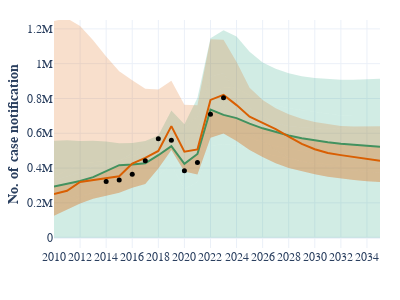

The code cell stored with this chart in its notebook:
### Code cell
from tb_incubator.plotting import overlay_plots
from plotly.subplots import make_subplots
import plotly.graph_objects as go

epi_plots = {}
indicators = ['notification', 'adults_prevalence_pulmonary', 'incidence', 'mortality']

for file in file_suffixes:
    epi_plots[file] = {}  
    for indicator in indicators:
        epi_plots[file][indicator] = plot_output_ranges(
            quantile_outputs[file], targets, 
            [f'{indicator}'], 1, 2010, 2035, 2013, show_legend=False, show_title=False, show_target_data=False
        )
        
notif_none = epi_plots[f'no_extensions_{file_id}']['notification']
notif_none_xpert = epi_plots[f'no_cdr_{file_id}']['notification']
notif_notif = epi_plots[f'cdr_notif_noxpert_{file_id}']['notification']
notif_notif_xpert = epi_plots[f'cdr_notif_{file_id}']['notification']
notif_detect = epi_plots[f'cdr_detect_noxpert_{file_id}']['notification']
notif_detect_xpert = epi_plots[f'cdr_detect_{file_id}']['notification']

fig1 = overlay_plots([notif_none, notif_none_xpert], colors=None, title=None, yaxis_title=None, update_layout=False, show_legend=True, 
              plot_names=["Without Xpert improvement", "With Xpert improvement"],
              legend_position="bottom-right")

fig2 = overlay_plots([notif_notif, notif_notif_xpert], colors=None, title=None, yaxis_title=None, update_layout=False, show_legend=False, 
              plot_names=["Without Xpert improvement", "With Xpert improvement"],
              legend_position="bottom-right")

fig3 = overlay_plots([notif_detect, notif_detect_xpert], colors=None, title=None, yaxis_title=None, update_layout=False, show_legend=False, 
              plot_names=["Without Xpert improvement", "With Xpert improvement"],
              legend_position="bottom-right")

fig1.add_trace(
    go.Scatter(
        x=targets['notif2000'].index,
        y=targets['notif2000'].values,
        mode="markers",
        marker=dict(size=5, color='black'),
        name="Case notifications (WHO)",
        legendgroup="Target",
    )
)
fig2.add_trace(
    go.Scatter(
        x=targets['notif2000'].index,
        y=targets['notif2000'].values,
        mode="markers",
        marker=dict(size=5, color='black'),
        name="Case notifications (WHO)",
        legendgroup="Target",
    )
)
fig3.add_trace(
    go.Scatter(
        x=targets['notif2000'].index,
        y=targets['notif2000'].values,
        mode="markers",
        marker=dict(size=5, color='black'),
        name="Case notifications (WHO)",
        legendgroup="Target",
    )
)


#fig.write_image(image_path / f'xpert_compare.png', width=600, height=400,scale=3)

### Figure 1 — Plotly figure (JSON) as saved in the notebook; plotly's stock layout.template omitted (floating-point values rounded to 4 significant figures)
{"data": [{"fill": "tonexty", "fillcolor": "rgba(27,158,119,0.2)", "line": {"color": "rgb(27,158,119)", "width": 0}, "marker": {"color": "rgb(27,158,119)"}, "mode": "lines", "name": "0.025", "showlegend": false, "type": "scatter", "x": [2010, 2011, 2012, 2013, 2014, 2015, 2016, 2017, 2018, 2019, 2020, 2021, 2022, 2023, 2024, 2025, 2026, 2027, 2028, 2029, 2030, 2031, 2032, 2033, 2034, 2035], "xaxis": "x", "y": [153500.0, 192000.0, 227500.0, 261400.0, 285900.0, 298900.0, 307100.0, 312400.0, 360500.0, 418100.0, 279000.0, 320100.0, 526800.0, 538000.0, 529500.0, 505900.0, 486700.0, 469600.0, 454000.0, 441300.0, 429500.0, 420600.0, 413900.0, 408800.0, 405000.0, 402200.0], "yaxis": "y"}, {"fill": "tonexty", "fillcolor": "rgba(27,158,119,0.2)", "line": {"color": "rgb(27,158,119)", "width": 0}, "marker": {"color": "rgb(27,158,119)"}, "mode": "lines", "name": "0.25", "showlegend": false, "type": "scatter", "x": [2010, 2011, 2012, 2013, 2014, 2015, 2016, 2017, 2018, 2019, 2020, 2021, 2022, 2023, 2024, 2025, 2026, 2027, 2028, 2029, 2030, 2031, 2032, 2033, 2034, 2035], "xaxis": "x", "y": [237300.0, 267500.0, 304600.0, 330400.0, 351100.0, 371900.0, 394700.0, 411300.0, 453000.0, 497500.0, 355400.0, 397800.0, 611200.0, 609600.0, 601900.0, 577600.0, 545500.0, 525700.0, 510800.0, 498400.0, 488100.0, 479500.0, 472500.0, 466800.0, 462200.0, 458700.0], "yaxis": "y"}, {"fill": "tonexty", "fillcolor": "rgba(27,158,119,0.2)", "line": {"color": "rgb(27,158,119)", "width": 0}, "marker": {"color": "rgb(27,158,119)"}, "mode": "lines", "name": "0.5", "showlegend": false, "type": "scatter", "x": [2010, 2011, 2012, 2013, 2014, 2015, 2016, 2017, 2018, 2019, 2020, 2021, 2022, 2023, 2024, 2025, 2026, 2027, 2028, 2029, 2030, 2031, 2032, 2033, 2034, 2035], "xaxis": "x", "y": [293200.0, 310400.0, 325500.0, 347900.0, 380500.0, 416700.0, 419700.0, 427100.0, 473800.0, 526100.0, 424600.0, 481100.0, 735600.0, 705600.0, 687100.0, 655200.0, 628400.0, 606000.0, 587200.0, 571600.0, 558600.0, 547900.0, 539200.0, 532200.0, 526600.0, 522400.0], "yaxis": "y"}, {"fill": "tonexty", "fillcolor": "rgba(27,158,119,0.2)", "line": {"color": "rgb(27,158,119)", "width": 0}, "marker": {"color": "rgb(27,158,119)"}, "mode": "lines", "name": "0.75", "showlegend": false, "type": "scatter", "x": [2010, 2011, 2012, 2013, 2014, 2015, 2016, 2017, 2018, 2019, 2020, 2021, 2022, 2023, 2024, 2025, 2026, 2027, 2028, 2029, 2030, 2031, 2032, 2033, 2034, 2035], "xaxis": "x", "y": [345100.0, 390800.0, 426300.0, 435500.0, 440600.0, 443900.0, 465500.0, 491200.0, 535900.0, 623200.0, 543600.0, 621200.0, 803200.0, 863900.0, 859700.0, 817800.0, 785300.0, 760200.0, 743600.0, 732800.0, 720500.0, 709400.0, 702600.0, 699300.0, 697700.0, 698800.0], "yaxis": "y"}, {"fill": "tonexty", "fillcolor": "rgba(27,158,119,0.2)", "line": {"color": "rgb(27,158,119)", "width": 0}, "marker": {"color": "rgb(27,158,119)"}, "mode": "lines", "name": "0.975", "showlegend": false, "type": "scatter", "x": [2010, 2011, 2012, 2013, 2014, 2015, 2016, 2017, 2018, 2019, 2020, 2021, 2022, 2023, 2024, 2025, 2026, 2027, 2028, 2029, 2030, 2031, 2032, 2033, 2034, 2035], "xaxis": "x", "y": [556600.0, 559800.0, 555800.0, 557300.0, 552200.0, 543200.0, 544100.0, 555400.0, 587500.0, 730500.0, 651400.0, 802600.0, 1146000.0, 1192000.0, 1156000.0, 1068000.0, 1007000.0, 970700.0, 945300.0, 928100.0, 917200.0, 910800.0, 908100.0, 908100.0, 910300.0, 914000.0], "yaxis": "y"}, {"fillcolor": "rgba(27,158,119,0.2)", "line": {"color": "rgb(27,158,119)", "width": 2}, "marker": {"color": "rgb(27,158,119)"}, "mode": "lines", "name": "Without Xpert improvement", "showlegend": true, "type": "scatter", "x": [2010, 2011, 2012, 2013, 2014, 2015, 2016, 2017, 2018, 2019, 2020, 2021, 2022, 2023, 2024, 2025, 2026, 2027, 2028, 2029, 2030, 2031, 2032, 2033, 2034, 2035], "xaxis": "x", "y": [293200.0, 310400.0, 325500.0, 347900.0, 380500.0, 416700.0, 419700.0, 427100.0, 473800.0, 526100.0, 424600.0, 481100.0, 735600.0, 705600.0, 687100.0, 655200.0, 628400.0, 606000.0, 587200.0, 571600.0, 558600.0, 547900.0, 539200.0, 532200.0, 526600.0, 522400.0], "yaxis": "y"}, {"fill": "tonexty", "fillcolor": "rgba(217,95,2,0.2)", "line": {"color": "rgb(217,95,2)", "width": 0}, "marker": {"color": "rgb(217,95,2)"}, "mode": "lines", "name": "0.025", "showlegend": false, "type": "scatter", "x": [2010, 2011, 2012, 2013, 2014, 2015, 2016, 2017, 2018, 2019, 2020, 2021, 2022, 2023, 2024, 2025, 2026, 2027, 2028, 2029, 2030, 2031, 2032, 2033, 2034, 2035], "xaxis": "x", "y": [125200.0, 161300.0, 196600.0, 224300.0, 242300.0, 257900.0, 286900.0, 309000.0, 398100.0, 504200.0, 379800.0, 363300.0, 573800.0, 598000.0, 555500.0, 504400.0, 462900.0, 428000.0, 400900.0, 381000.0, 364300.0, 349700.0, 338800.0, 330700.0, 324500.0, 319800.0], "yaxis": "y"}, {"fill": "tonexty", "fillcolor": "rgba(217,95,2,0.2)", "line": {"color": "rgb(217,95,2)", "width": 0}, "marker": {"color": "rgb(217,95,2)"}, "mode": "lines", "name": "0.25", "showlegend": false, "type": "scatter", "x": [2010, 2011, 2012, 2013, 2014, 2015, 2016, 2017, 2018, 2019, 2020, 2021, 2022, 2023, 2024, 2025, 2026, 2027, 2028, 2029, 2030, 2031, 2032, 2033, 2034, 2035], "xaxis": "x", "y": [181800.0, 228000.0, 244200.0, 257200.0, 270000.0, 278800.0, 360300.0, 419500.0, 485300.0, 591800.0, 408400.0, 444400.0, 685100.0, 763000.0, 680700.0, 606500.0, 556300.0, 502200.0, 462700.0, 437900.0, 420700.0, 403900.0, 393400.0, 385200.0, 378800.0, 373700.0], "yaxis": "y"}, {"fill": "tonexty", "fillcolor": "rgba(217,95,2,0.2)", "line": {"color": "rgb(217,95,2)", "width": 0}, "marker": {"color": "rgb(217,95,2)"}, "mode": "lines", "name": "0.5", "showlegend": false, "type": "scatter", "x": [2010, 2011, 2012, 2013, 2014, 2015, 2016, 2017, 2018, 2019, 2020, 2021, 2022, 2023, 2024, 2025, 2026, 2027, 2028, 2029, 2030, 2031, 2032, 2033, 2034, 2035], "xaxis": "x", "y": [251200.0, 269000.0, 319900.0, 331300.0, 342000.0, 352500.0, 426000.0, 458000.0, 498500.0, 641200.0, 494100.0, 507100.0, 791800.0, 820400.0, 762000.0, 695600.0, 660000.0, 623600.0, 580400.0, 538500.0, 508300.0, 486300.0, 474300.0, 465100.0, 452700.0, 442600.0], "yaxis": "y"}, {"fill": "tonexty", "fillcolor": "rgba(217,95,2,0.2)", "line": {"color": "rgb(217,95,2)", "width": 0}, "marker": {"color": "rgb(217,95,2)"}, "mode": "lines", "name": "0.75", "showlegend": false, "type": "scatter", "x": [2010, 2011, 2012, 2013, 2014, 2015, 2016, 2017, 2018, 2019, 2020, 2021, 2022, 2023, 2024, 2025, 2026, 2027, 2028, 2029, 2030, 2031, 2032, 2033, 2034, 2035], "xaxis": "x", "y": [328400.0, 352900.0, 375700.0, 410600.0, 427900.0, 444000.0, 483500.0, 542600.0, 608900.0, 730600.0, 629600.0, 696700.0, 926200.0, 945200.0, 837500.0, 745100.0, 697300.0, 659500.0, 639900.0, 632800.0, 629400.0, 627300.0, 626100.0, 623900.0, 622500.0, 622400.0], "yaxis": "y"}, {"fill": "tonexty", "fillcolor": "rgba(217,95,2,0.2)", "line": {"color": "rgb(217,95,2)", "width": 0}, "marker": {"color": "rgb(217,95,2)"}, "mode": "lines", "name": "0.975", "showlegend": false, "type": "scatter", "x": [2010, 2011, 2012, 2013, 2014, 2015, 2016, 2017, 2018, 2019, 2020, 2021, 2022, 2023, 2024, 2025, 2026, 2027, 2028, 2029, 2030, 2031, 2032, 2033, 2034, 2035], "xaxis": "x", "y": [1245000.0, 1261000.0, 1216000.0, 1135000.0, 1042000.0, 956200.0, 904800.0, 855500.0, 851000.0, 902200.0, 764500.0, 761600.0, 1140000.0, 1138000.0, 1009000.0, 861200.0, 791200.0, 743800.0, 709300.0, 683900.0, 665300.0, 651700.0, 642300.0, 638600.0, 638600.0, 639700.0], "yaxis": "y"}, {"fillcolor": "rgba(217,95,2,0.2)", "line": {"color": "rgb(217,95,2)", "width": 2}, "marker": {"color": "rgb(217,95,2)"}, "mode": "lines", "name": "With Xpert improvement", "showlegend": true, "type": "scatter", "x": [2010, 2011, 2012, 2013, 2014, 2015, 2016, 2017, 2018, 2019, 2020, 2021, 2022, 2023, 2024, 2025, 2026, 2027, 2028, 2029, 2030, 2031, 2032, 2033, 2034, 2035], "xaxis": "x", "y": [251200.0, 269000.0, 319900.0, 331300.0, 342000.0, 352500.0, 426000.0, 458000.0, 498500.0, 641200.0, 494100.0, 507100.0, 791800.0, 820400.0, 762000.0, 695600.0, 660000.0, 623600.0, 580400.0, 538500.0, 508300.0, 486300.0, 474300.0, 465100.0, 452700.0, 442600.0], "yaxis": "y"}, {"legendgroup": "Target", "marker": {"color": "black", "size": 5}, "mode": "markers", "name": "Case notifications (WHO)", "type": "scatter", "x": [2014, 2015, 2016, 2017, 2018, 2019, 2020, 2021, 2022, 2023], "y": [322806, 331703, 364671, 442172, 568865, 559847, 384025, 432577, 708658, 804836]}], "layout": {"font": {"family": "Space Grotesk"}, "height": 300, "legend": {"bgcolor": "rgba(255,255,255,0.8)", "bordercolor": "rgba(0,0,0,0.2)", "borderwidth": 1, "x": 0.98, "xanchor": "right", "y": 0.025, "yanchor": "bottom"}, "margin": {"b": 20, "l": 20, "r": 20, "t": 20}, "showlegend": false, "title": {"font": {"family": "Space Grotesk"}}, "width": 400, "xaxis": {"anchor": "y", "domain": [0, 1], "dtick": 2, "range": [2010, 2035], "tick0": 2010, "tickmode": "linear", "title": {"text": ""}}, "yaxis": {"anchor": "x", "automargin": true, "domain": [0, 1], "range": [-59580.0, 1251000.0], "title": {"font": {"size": 14}, "standoff": 5, "text": "<b>No. of case notification</b>"}}}}
